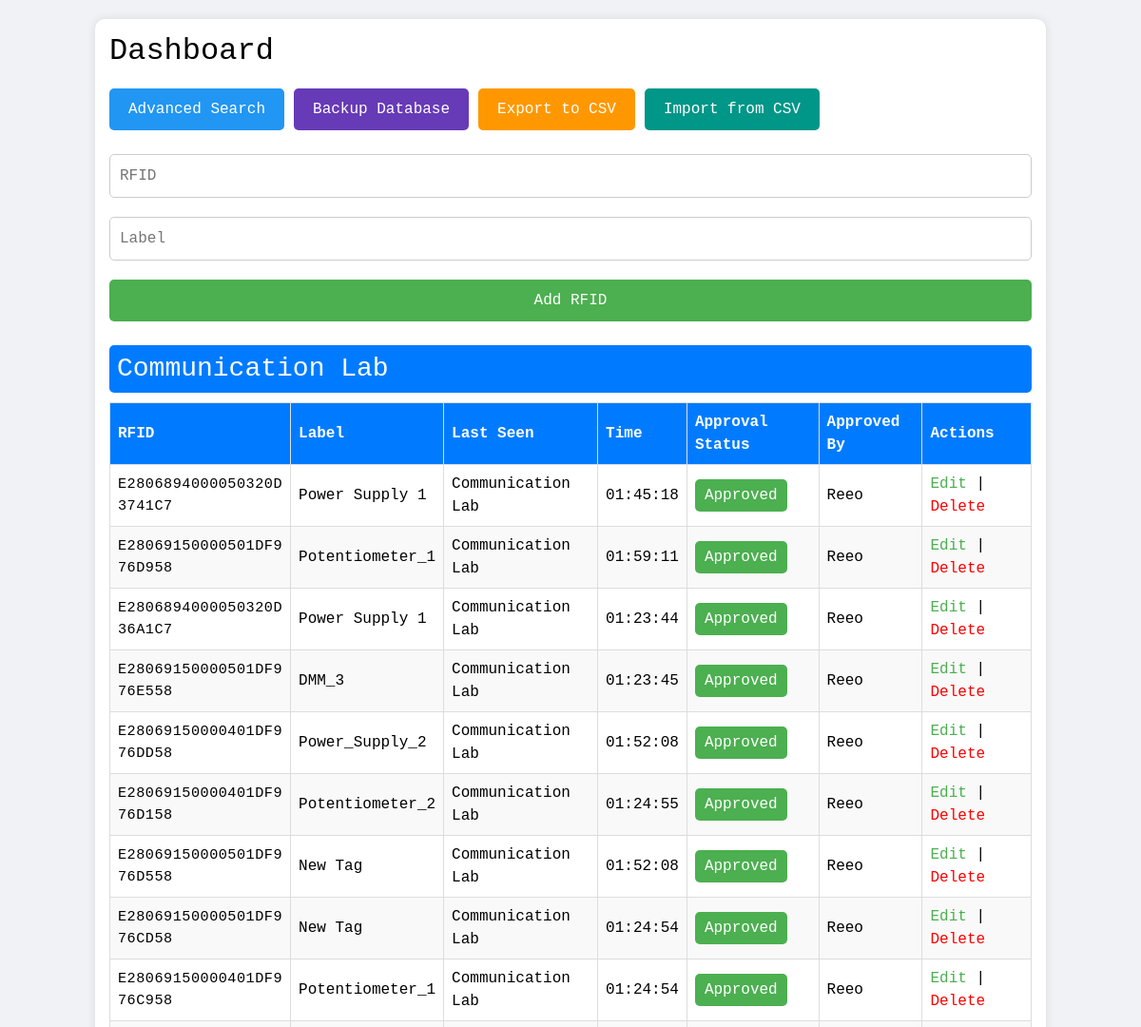
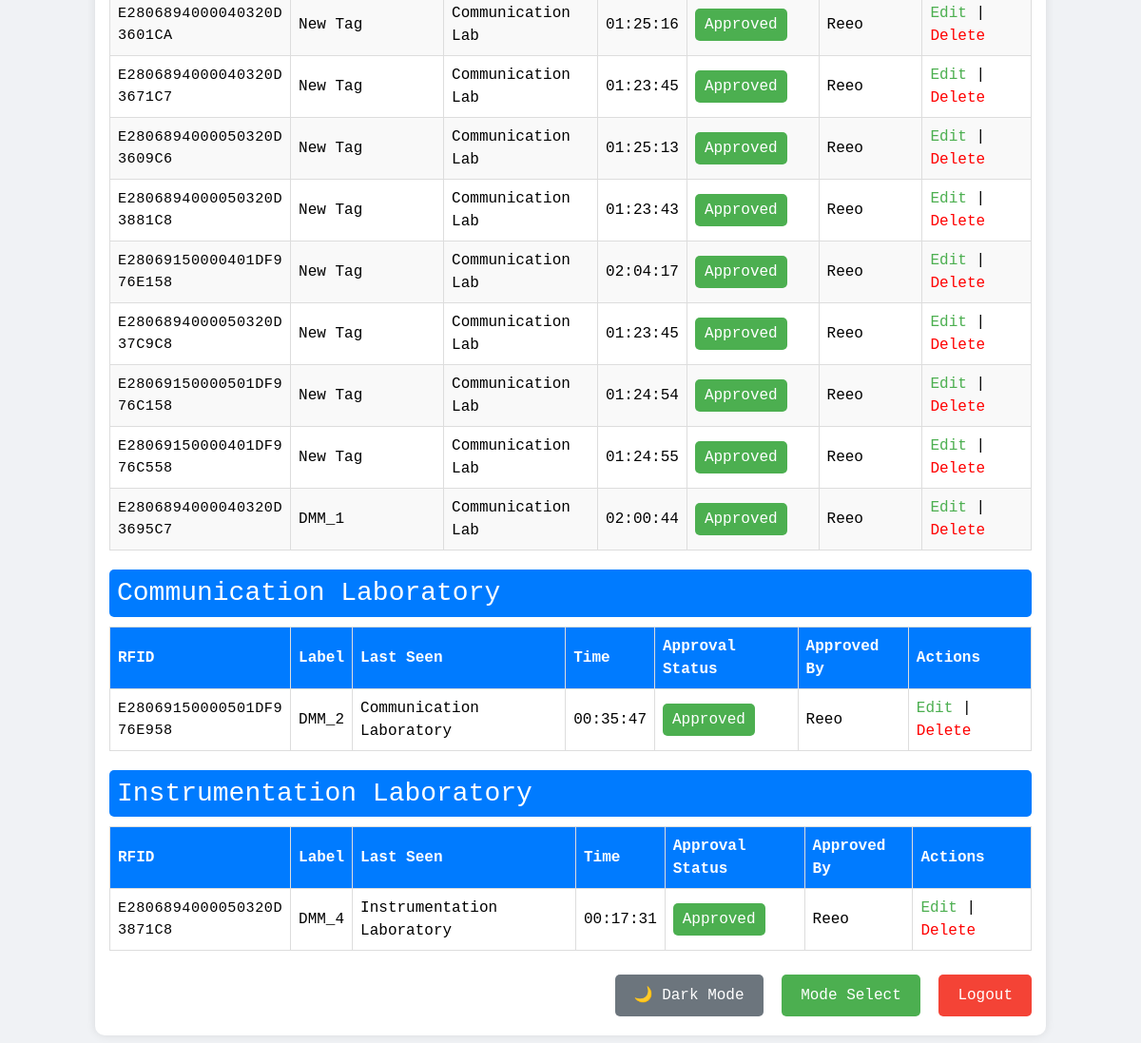
The page /dashboard (signed in) on the database its author committed (2 pictures, top to bottom).
### app.py (models this page shows, shortened)
class Tag(db.Model):
    id = db.Column(db.Integer, primary_key=True)
    rfid = db.Column(db.String(120), unique=True, nullable=False)
    label = db.Column(db.String(120), nullable=False)
    last_seen = db.Column(db.String(120), nullable=False)
    time_seen = db.Column(db.String(120), nullable=False)
    date_seen = db.Column(db.String(120), nullable=True)
    last_changed_by = db.Column(db.String(120), nullable=True)
    approved = db.Column(db.Boolean, default=False, nullable=False)

### app.py (the view, shortened to what this page needs)
@app.route('/dashboard', methods=['GET', 'POST'])
@login_required
def dashboard():
    tags = Tag.query.all()
    grouped_tags = {}
    for tag in tags:
        location = tag.last_seen
        if location not in grouped_tags:
            grouped_tags[location] = []
        grouped_tags[location].append(tag)
    sorted_locations = sorted(grouped_tags.keys())
    if request.headers.get('X-Requested-With') == 'XMLHttpRequest' or request.args.get('format') == 'json':
        tags_data = []
        for tag in tags:
            tags_data.append(tag.to_dict())
        return jsonify({'tags': tags_data, 'grouped_tags': grouped_tags, 'locations': sorted_locations})
    return render_template('dashboard.html', tags=tags, grouped_tags=grouped_tags, locations=sorted_locations)

### app.py (called while the page is built)
@login_manager.user_loader
def load_user(user_id):
    return db.session.get(User, int(user_id))

### templates/dashboard.html (shortened to what this page needs)
{% extends "layout.html" %}
{% block content %}
<div id="content">
    <div class="box">
        <h2>Dashboard</h2>
        <div style="margin-bottom: 20px; display: flex; gap: 10px; flex-wrap: wrap;">
            <a href="{{ url_for('advanced_search') }}" style="text-decoration: none; padding: 10px 20px; background-color: #2196F3; color: white; border: none; border-radius: 5px;">Advanced Search</a>
            <a href="{{ url_for('backup_database') }}" style="text-decoration: none; padding: 10px 20px; background-color: #673AB7; color: white; border: none; border-radius: 5px;">Backup Database</a>
            <a href="{{ url_for('export_tags_csv') }}" style="text-decoration: none; padding: 10px 20px; background-color: #FF9800; color: white; border: none; border-radius: 5px;">Export to CSV</a>
            <a href="{{ url_for('import_tags_csv') }}" style="text-decoration: none; padding: 10px 20px; background-color: #009688; color: white; border: none; border-radius: 5px;">Import from CSV</a>
        </div>
        <form method="POST" style="display: flex; flex-direction: column; gap: 10px; margin-bottom: 20px;">
            <input type="text" name="rfid" placeholder="RFID" required style="padding: 10px; border-radius: 5px; border: 1px solid #ccc;">
            <input type="text" name="label" placeholder="Label" required style="padding: 10px; border-radius: 5px; border: 1px solid #ccc;">
            <input type="submit" value="Add RFID" style="padding: 10px; background-color: #4CAF50; color: white; border: none; border-radius: 5px; cursor: pointer;">
        </form>
        <div class="content-area">
            {% for location in locations %}
            <div class="location-section">
                <h3 style="margin-top: 20px; padding: 8px; background-color: #007bff; color: white; border-radius: 5px;">{{ location }}</h3>
                <table style="border-collapse: collapse; margin-top: 10px; width: 100%;">
                    <thead>
                        <tr>
                            <th style="padding: 8px; background-color: #007bff; color: white;">RFID</th>
                            <th style="padding: 8px; background-color: #007bff; color: white;">Label</th>
                            <th style="padding: 8px; background-color: #007bff; color: white;">Last Seen</th>
                            <th style="padding: 8px; background-color: #007bff; color: white;">Time</th>
                            <th style="padding: 8px; background-color: #007bff; color: white;">Approval Status</th>
                            <th style="padding: 8px; background-color: #007bff; color: white;">Approved By</th>
                            <th style="padding: 8px; background-color: #007bff; color: white;">Actions</th>
                        </tr>
                    </thead>
                    <tbody id="tags-list-{{ location|replace(' ', '-')|replace('_', '-')|lower }}">
                        {% for tag in grouped_tags[location] %}
                        <tr style="border-bottom: 1px solid #ddd;" data-rfid="{{ tag.rfid }}">
                            <td style="padding: 8px; width: auto;" class="rfid-code">
                                {% if tag.rfid|length > 6 %}
                                    <span style="display: block; white-space: nowrap;">{{ tag.rfid[:-6] }}</span>
                                    <span style="display: block; white-space: nowrap;">{{ tag.rfid[-6:] }}</span>
                                {% else %}
                                    <span style="display: block; white-space: nowrap;">{{ tag.rfid }}</span>
                                {% endif %}
                            </td>
                            <td style="padding: 8px;">{{ tag.label }}</td>
                            <td style="padding: 8px;">{{ tag.last_seen }}</td>
                            <td style="padding: 8px;">{{ tag.time_seen }}</td>
                            <td style="padding: 8px;">
                                <button class="approval-toggle-btn" data-id="{{ tag.id }}"
                                    style="padding: 5px 10px; border-radius: 5px; border: none; cursor: pointer;
                                    background-color: {% if tag.approved %}#4CAF50{% else %}#f44336{% endif %}; color: white;">
                                    {{ 'Approved' if tag.approved else 'Not Approved' }}
                                </button>
                            </td>
                            <td style="padding: 8px;">{{ tag.last_changed_by if tag.last_changed_by else 'N/A' }}</td>
                            <td style="padding: 8px;">
                                <a href="{{ url_for('edit', id=tag.id) }}" style="text-decoration: none; color: #4CAF50;">Edit</a> |
                                <a href="{{ url_for('delete', id=tag.id) }}" style="text-decoration: none; color: red;">Delete</a>
                            </td>
                        </tr>
                        {% endfor %}
                    </tbody>
                </table>
            </div>
            {% endfor %}
        </div>
        <div class="button-group" style="margin-top: 20px; text-align: right;">
            <button class="theme-toggle" style="display: inline-block; padding: 10px 20px; background-color: #6c757d; color: white; border: none; border-radius: 5px; margin-right: 10px; cursor: pointer;"></button>
            <a href="{{ url_for('mode_selection') }}" style="display: inline-block; padding: 10px 20px; background-color: #4CAF50; color: white; text-decoration: none; border-radius: 5px; margin-right: 10px;">Mode Select</a>
            <a href="{{ url_for('logout') }}" style="display: inline-block; padding: 10px 20px; background-color: #f44336; color: white; text-decoration: none; border-radius: 5px;">Logout</a>
        </div>
    </div>
</div>
{% endblock %}

### templates/layout.html (shortened to what this page needs)
<!DOCTYPE html>
<html lang="en">
<head>
    <link href="https://cdn.jsdelivr.net/npm/bootstrap@5.1.3/dist/css/bootstrap.min.css" rel="stylesheet">
</head>
<body>
    {% block content %}{% endblock %}
</body>
</html>

### templates/layout.html (style rules this page uses)
:root { --bg-color: #f0f2f5; --box-bg: #ffffff; --text-color: #000000; --table-border: #ddd; --table-alt-row: #f9f9f9; --link-color: #007bff; --shadow-color: rgba(0, 0, 0, 0.1); --input-border: #ccc; }
body { font-family: monospace, 'Courier New', Courier, fixed-width; background-color: var(--bg-color); margin: 0; padding: 0; color: var(--text-color); transition: background-color 0.3s, color 0.3s; }
.box { width: 95%; max-width: 1000px; margin: 20px auto; padding: 15px; background-color: var(--box-bg); border-radius: 10px; box-shadow: 0 0 10px var(--shadow-color); transition: background-color 0.3s, box-shadow 0.3s; }
table { width: 100%; border-collapse: collapse; }
th, td { padding: 8px; text-align: left; border: 1px solid var(--table-border); font-family: monospace, 'Courier New', Courier, fixed-width; transition: border-color 0.3s; }
th { background-color: #007bff; color: white; }
tr:nth-child(even) { background-color: var(--table-alt-row); transition: background-color 0.3s; }
a { color: var(--link-color); text-decoration: none; transition: color 0.3s; }
input, button, select { padding: 8px; margin: 5px 0; font-family: monospace, 'Courier New', Courier, fixed-width; background-color: var(--box-bg); color: var(--text-color); border: 1px solid var(--input-border); transition: background-color 0.3s, color 0.3s, border-color 0.3s; }
.rfid-code { font-family: monospace, 'Courier New', Courier, fixed-width; word-break: break-all; font-size: 0.95em; letter-spacing: 0.5px; line-height: 1.5; }
.theme-toggle { display: inline-flex; align-items: center; justify-content: center; padding: 10px 20px; background-color: #6c757d; color: white; text-decoration: none; border-radius: 5px; margin-right: 10px; border: none; cursor: pointer; font-family: monospace, 'Courier New', Courier, fixed-width; }

### rows shown on the page
Tag: last_seen "Communication Lab", rfid "E2806894000050320D", rfid "3741C7", label "Power Supply 1", time_seen "01:45:18", approved "Approved", last_changed_by "Reeo"
Tag: rfid "E28069150000501DF9", rfid "76D958", label "Potentiometer_1", last_seen "Communication Lab", time_seen "01:59:11", approved "Approved", last_changed_by "Reeo"
Tag: rfid "E2806894000050320D", rfid "36A1C7", label "Power Supply 1", last_seen "Communication Lab", time_seen "01:23:44", approved "Approved", last_changed_by "Reeo"
Tag: rfid "E28069150000501DF9", rfid "76E558", label "DMM_3", last_seen "Communication Lab", time_seen "01:23:45", approved "Approved", last_changed_by "Reeo"
Tag: rfid "E28069150000401DF9", rfid "76DD58", label "Power_Supply_2", last_seen "Communication Lab", time_seen "01:52:08", approved "Approved", last_changed_by "Reeo"
Tag: rfid "E28069150000401DF9", rfid "76D158", label "Potentiometer_2", last_seen "Communication Lab", time_seen "01:24:55", approved "Approved", last_changed_by "Reeo"
Tag: rfid "E28069150000501DF9", rfid "76D558", label "New Tag", last_seen "Communication Lab", time_seen "01:52:08", approved "Approved", last_changed_by "Reeo"
Tag: rfid "E28069150000501DF9", rfid "76CD58", label "New Tag", last_seen "Communication Lab", time_seen "01:24:54", approved "Approved", last_changed_by "Reeo"
Tag: rfid "E28069150000401DF9", rfid "76C958", label "Potentiometer_1", last_seen "Communication Lab", time_seen "01:24:54", approved "Approved", last_changed_by "Reeo"
Tag: rfid "E2806894000040320D", rfid "3601CA", label "New Tag", last_seen "Communication Lab", time_seen "01:25:16", approved "Approved", last_changed_by "Reeo"
Tag: rfid "E2806894000040320D", rfid "3671C7", label "New Tag", last_seen "Communication Lab", time_seen "01:23:45", approved "Approved", last_changed_by "Reeo"
Tag: rfid "E2806894000050320D", rfid "3609C6", label "New Tag", last_seen "Communication Lab", time_seen "01:25:13", approved "Approved", last_changed_by "Reeo"
Tag: rfid "E2806894000050320D", rfid "3881C8", label "New Tag", last_seen "Communication Lab", time_seen "01:23:43", approved "Approved", last_changed_by "Reeo"
Tag: rfid "E28069150000401DF9", rfid "76E158", label "New Tag", last_seen "Communication Lab", time_seen "02:04:17", approved "Approved", last_changed_by "Reeo"
Tag: rfid "E2806894000050320D", rfid "37C9C8", label "New Tag", last_seen "Communication Lab", time_seen "01:23:45", approved "Approved", last_changed_by "Reeo"
Tag: rfid "E28069150000501DF9", rfid "76C158", label "New Tag", last_seen "Communication Lab", time_seen "01:24:54", approved "Approved", last_changed_by "Reeo"
Tag: rfid "E28069150000401DF9", rfid "76C558", label "New Tag", last_seen "Communication Lab", time_seen "01:24:55", approved "Approved", last_changed_by "Reeo"
Tag: rfid "E2806894000040320D", rfid "3695C7", label "DMM_1", last_seen "Communication Lab", time_seen "02:00:44", approved "Approved", last_changed_by "Reeo"
Tag: last_seen "Communication Laboratory", rfid "E28069150000501DF9", rfid "76E958", label "DMM_2", time_seen "00:35:47", approved "Approved", last_changed_by "Reeo"
Tag: last_seen "Instrumentation Laboratory", rfid "E2806894000050320D", rfid "3871C8", label "DMM_4", time_seen "00:17:31", approved "Approved", last_changed_by "Reeo"
